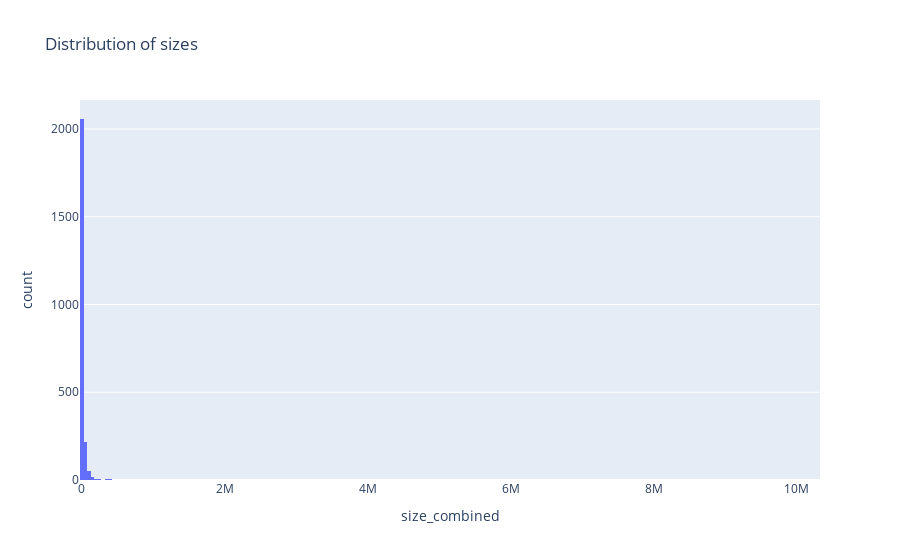

Write notebook code for a chart like this one.
### Code cell
px.histogram(artsy_listings, x="size_combined", title="Distribution of sizes")

### Figure 1 — Plotly figure (JSON) as saved in the notebook; plotly's stock layout.template omitted (floating-point values rounded to 4 significant figures; data arrays with more than 128 entries replaced by an {"elided": "..."} marker saying what was removed)
{"data": [{"alignmentgroup": "True", "bingroup": "x", "hovertemplate": "size_combined=%{x}<br>count=%{y}<extra></extra>", "legendgroup": "", "marker": {"color": "#636efa"}, "name": "", "offsetgroup": "", "orientation": "v", "showlegend": false, "type": "histogram", "x": {"elided": "2385 float values"}, "xaxis": "x", "yaxis": "y"}], "layout": {"barmode": "relative", "legend": {"tracegroupgap": 0}, "title": {"text": "Distribution of sizes"}, "xaxis": {"anchor": "y", "domain": [0, 1], "title": {"text": "size_combined"}}, "yaxis": {"anchor": "x", "domain": [0, 1], "title": {"text": "count"}}}}
